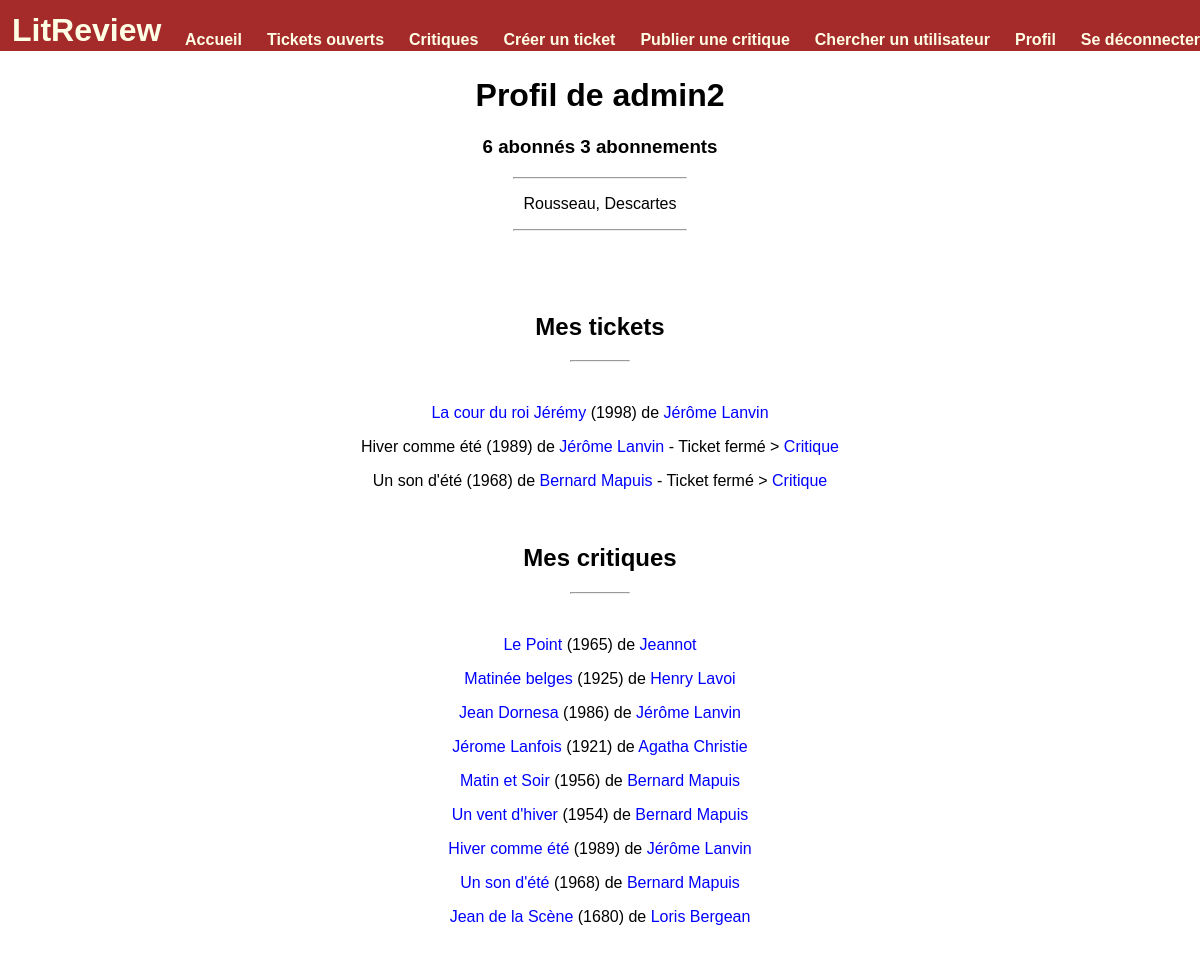
The page /user/1 (signed in) on the database its author committed.
### authentication/models.py (models this page shows)
class User(AbstractUser):
    tickets_list = models.ManyToManyField(Ticket, related_name="tickets_list")
    reviews_list = models.ManyToManyField(Review, related_name="reviews_list")
    description = models.TextField(verbose_name="Description", max_length=1000, blank=True, null=True)
    class Meta:
        ordering = ['-username']

### blog/models.py (models this page shows, shortened)
class Ticket(models.Model):
    content_reference = models.CharField(verbose_name='Titre de la référence', max_length=80)
    content_author = models.CharField(verbose_name='Nom de l\'auteur', max_length=80)
    content_picture = models.ImageField(verbose_name='Image', upload_to='ticket', blank=True, null=True)
    publication_year = models.IntegerField(verbose_name='Date de publication',
                                           validators=[MinValueValidator(-400),
                                                       MaxValueValidator(datetime.date.today().year+1)],
                                           blank=True, null=True)
    user = models.ForeignKey(settings.AUTH_USER_MODEL, on_delete=models.CASCADE, blank=True, null=True)
    user_comment = models.TextField(verbose_name='Commentaire', max_length=300)
    status = models.BooleanField(default=True)
    time_created = models.DateTimeField(auto_now_add=True, blank=True, null=True)
    def __str__(self):
        return self.content_reference
    class Meta:
        ordering = ['-time_created']

class Review(models.Model):
    RATING_CHOICE = [(1, "1"), (2, "2"), (3, "3"), (4, "4"), (5, "5")]
    ticket = models.ForeignKey(to=Ticket, on_delete=models.CASCADE, blank=True, null=True)
    rating = models.PositiveSmallIntegerField(verbose_name='Notes', choices=RATING_CHOICE)
    headline = models.CharField(verbose_name="Titre", max_length=128)
    body = models.TextField(verbose_name="Critique", max_length=8192, blank=True)
    user = models.ForeignKey(to=settings.AUTH_USER_MODEL, on_delete=models.CASCADE)
    time_created = models.DateTimeField(auto_now_add=True)
    content_reference = models.CharField(verbose_name='Titre de la référence', max_length=80, blank=True, null=True)
    content_author = models.CharField(verbose_name='Nom de l\'auteur', max_length=80, blank=True, null=True)
    content_picture = models.ImageField(verbose_name='Image', upload_to='ticket', blank=True, null=True)
    publication_year = models.IntegerField(verbose_name='Date de publication',
                                           validators=[MinValueValidator(-400),
                                                       MaxValueValidator(datetime.date.today().year+1)],
                                           blank=True, null=True)
    class Meta:
        ordering = ['-time_created']

### blog/views.py (the view)
# urls.py: path('user/<int:user_id>', views.user_page, name='user-page'),
@login_required
def user_page(request, user_id):
    guest = get_object_or_404(User, id=user_id)
    tickets = Ticket.objects.filter(user=user_id)
    reviews = Review.objects.filter(user=user_id)
    try:
        relation = UserFollows.objects.get(user_id=request.user, followed_user_id=guest)
        action = 'unfollow'
    except ObjectDoesNotExist:
        if guest.id != request.user.id:
            action = 'follow'
        else:
            action = 'self'
    followings_number = len(UserFollows.objects.filter(user_id=guest))
    followers_number = len(UserFollows.objects.filter(followed_user_id=guest))
    return render(request, 'user/user_page.html', context={
        'guest_id': guest,
        'tickets': tickets,
        'reviews': reviews,
        'foreign_reviews': Review.objects.all(),
        'page_ref': 'ticket-page',
        'action': action,
        'followings': followings_number,
        'followers': followers_number,
    })

### blog/templatetags/blog_extras.py (called while the page is built)
@register.simple_tag(takes_context=True)
def add_paranthesis(context, content):
    if content:
        return f'({content})'
    else:
        return ''

### blog/templates/user/user_page.html (shortened to what this page needs)
{% extends 'base.html' %}
{% load blog_extras %}
{% block content %}
<h1> Profil de {{ guest_id }} </h1>
<h3> {{ followers }} abonné{{ followers|pluralize:" ,s" }} {{ followings }} abonnement{{ followings|pluralize:" ,s"}} </h3>
{% if guest_id.description %}
    <hr>
    <p>{{ guest_id.description }}</p>
{% endif %}
<hr><br><br>
<br>
<h2>Mes tickets</h2>
<hr class="small"><br>
<div class="content-items">
{% if tickets %}
    {% for ticket in tickets %}
            {% if ticket.status %}
            <p><a href="{% url page_ref ticket.id %}">{{ ticket }}</a>
                {% add_paranthesis ticket.publication_year %}
                de <a href="{% url 'author-page' ticket.content_author %}">{{ ticket.content_author }}</a></p>
            {% else %}
                <p>
                {{ ticket }}
                {% add_paranthesis ticket.publication_year %}
                    de <a href="{% url 'author-page' ticket.content_author %}">{{ ticket.content_author }}</a>
                - Ticket fermé >
                {% for review in foreign_reviews %}
                    {% if review.ticket.id == ticket.id %}
                        <a href="{% url 'show-review' review.id %}"> Critique </a>
                    {% endif %}
                {% endfor %}
                </p>
            {% endif %}
    {% endfor %}
{% else %}
    <i> Je n'ai pas encore ouvert de ticket </i>
{% endif %}
<br>
</div>
<h2>Mes critiques</h2>
<hr class="small"><br>
<div class="content-items">
{% if reviews %}
    {% for review in reviews %}
        <p><a href="{% url 'show-review' review.id %}">{{ review.content_reference }}</a>
            {% add_paranthesis review.publication_year %}
            de <a href="{% url 'author-page' review.content_author %}">{{ review.content_author }}</a>
        </p>
    {% endfor %}
{% else %}
    <i> Je n'ai pas encore publié de critique </i>
{% endif %}
</div>
{% endblock %}

### static/apps.css (style rules this page uses)
html { font-family: Arial; -ms-overflow-style: none; scrollbar-width: none; }
a, a:visited { text-decoration: none; color: blue; }
hr { width: 15%; }
.small { width: 5%; }

### rows shown on the page
User: username "admin2", description "Rousseau, Descartes"
Ticket: content_reference "La cour du roi Jérémy", publication_year "(1998)", content_author "Jérôme Lanvin"
Ticket: content_reference "Hiver comme été", publication_year "(1989)", content_author "Jérôme Lanvin"
Review: shows "Critique", content_reference "Hiver comme été", publication_year "(1989)", content_author "Jérôme Lanvin"
Ticket: content_reference "Un son d'été", publication_year "(1968)", content_author "Bernard Mapuis"
Review: shows "Critique", content_reference "Un son d'été", publication_year "(1968)", content_author "Bernard Mapuis"
Review: content_reference "Le Point", publication_year "(1965)", content_author "Jeannot"
Review: content_reference "Matinée belges", publication_year "(1925)", content_author "Henry Lavoi"
Review: content_reference "Jean Dornesa", publication_year "(1986)", content_author "Jérôme Lanvin"
Review: content_reference "Jérome Lanfois", publication_year "(1921)", content_author "Agatha Christie"
Review: content_reference "Matin et Soir", publication_year "(1956)", content_author "Bernard Mapuis"
Review: content_reference "Un vent d'hiver", publication_year "(1954)", content_author "Bernard Mapuis"
Review: content_reference "Jean de la Scène", publication_year "(1680)", content_author "Loris Bergean"

### other values the page prints
{{ followers }} "6"
{{ followings }} "3"
